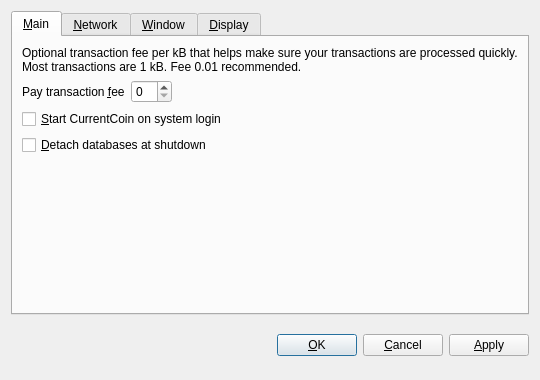
<?xml version="1.0" encoding="UTF-8"?>
<ui version="4.0">
 <class>OptionsDialog</class>
 <widget class="QDialog" name="OptionsDialog">
  <property name="geometry">
   <rect>
    <x>0</x>
    <y>0</y>
    <width>540</width>
    <height>380</height>
   </rect>
  </property>
  <property name="windowTitle">
   <string>Options</string>
  </property>
  <property name="modal">
   <bool>true</bool>
  </property>
  <layout class="QVBoxLayout" name="verticalLayout">
   <item>
    <widget class="QTabWidget" name="tabWidget">
     <property name="tabPosition">
      <enum>QTabWidget::North</enum>
     </property>
     <property name="currentIndex">
      <number>0</number>
     </property>
     <widget class="QWidget" name="tabMain">
      <attribute name="title">
       <string>&amp;Main</string>
      </attribute>
      <layout class="QVBoxLayout" name="verticalLayout_Main">
       <item>
        <widget class="QLabel" name="transactionFeeInfoLabel">
         <property name="text">
          <string>Optional transaction fee per kB that helps make sure your transactions are processed quickly. Most transactions are 1 kB. Fee 0.01 recommended.</string>
         </property>
         <property name="textFormat">
          <enum>Qt::PlainText</enum>
         </property>
         <property name="wordWrap">
          <bool>true</bool>
         </property>
        </widget>
       </item>
       <item>
        <layout class="QHBoxLayout" name="horizontalLayout_Main">
         <item>
          <widget class="QLabel" name="transactionFeeLabel">
           <property name="text">
            <string>Pay transaction &amp;fee</string>
           </property>
           <property name="textFormat">
            <enum>Qt::PlainText</enum>
           </property>
           <property name="buddy">
            <cstring>transactionFee</cstring>
           </property>
          </widget>
         </item>
         <item>
          <widget class="BitcoinAmountField" name="transactionFee"/>
         </item>
         <item>
          <spacer name="horizontalSpacer_Main">
           <property name="orientation">
            <enum>Qt::Horizontal</enum>
           </property>
           <property name="sizeHint" stdset="0">
            <size>
             <width>40</width>
             <height>20</height>
            </size>
           </property>
          </spacer>
         </item>
        </layout>
       </item>
       <item>
        <widget class="QCheckBox" name="bitcoinAtStartup">
         <property name="toolTip">
          <string>Automatically start CurrentCoin after logging in to the system.</string>
         </property>
         <property name="text">
          <string>&amp;Start CurrentCoin on system login</string>
         </property>
        </widget>
       </item>
       <item>
        <widget class="QCheckBox" name="detachDatabases">
         <property name="toolTip">
          <string>Detach block and address databases at shutdown. This means they can be moved to another data directory, but it slows down shutdown. The wallet is always detached.</string>
         </property>
         <property name="text">
          <string>&amp;Detach databases at shutdown</string>
         </property>
        </widget>
       </item>
       <item>
        <spacer name="verticalSpacer_Main">
         <property name="orientation">
          <enum>Qt::Vertical</enum>
         </property>
         <property name="sizeHint" stdset="0">
          <size>
           <width>20</width>
           <height>40</height>
          </size>
         </property>
        </spacer>
       </item>
      </layout>
     </widget>
     <widget class="QWidget" name="tabNetwork">
      <attribute name="title">
       <string>&amp;Network</string>
      </attribute>
      <layout class="QVBoxLayout" name="verticalLayout_Network">
       <item>
        <widget class="QCheckBox" name="mapPortUpnp">
         <property name="toolTip">
          <string>Automatically open the CurrentCoin client port on the router. This only works when your router supports UPnP and it is enabled.</string>
         </property>
         <property name="text">
          <string>Map port using &amp;UPnP</string>
         </property>
        </widget>
       </item>
       <item>
        <widget class="QCheckBox" name="connectSocks">
         <property name="toolTip">
          <string>Connect to the CurrentCoin network through a SOCKS proxy (e.g. when connecting through Tor).</string>
         </property>
         <property name="text">
          <string>&amp;Connect through SOCKS proxy:</string>
         </property>
        </widget>
       </item>
       <item>
        <layout class="QHBoxLayout" name="horizontalLayout_Network">
         <item>
          <widget class="QLabel" name="proxyIpLabel">
           <property name="text">
            <string>Proxy &amp;IP:</string>
           </property>
           <property name="textFormat">
            <enum>Qt::PlainText</enum>
           </property>
           <property name="buddy">
            <cstring>proxyIp</cstring>
           </property>
          </widget>
         </item>
         <item>
          <widget class="QValidatedLineEdit" name="proxyIp">
           <property name="maximumSize">
            <size>
             <width>140</width>
             <height>16777215</height>
            </size>
           </property>
           <property name="toolTip">
            <string>IP address of the proxy (e.g. 127.0.0.1)</string>
           </property>
          </widget>
         </item>
         <item>
          <widget class="QLabel" name="proxyPortLabel">
           <property name="text">
            <string>&amp;Port:</string>
           </property>
           <property name="textFormat">
            <enum>Qt::PlainText</enum>
           </property>
           <property name="buddy">
            <cstring>proxyPort</cstring>
           </property>
          </widget>
         </item>
         <item>
          <widget class="QLineEdit" name="proxyPort">
           <property name="maximumSize">
            <size>
             <width>55</width>
             <height>16777215</height>
            </size>
           </property>
           <property name="toolTip">
            <string>Port of the proxy (e.g. 9050)</string>
           </property>
          </widget>
         </item>
         <item>
          <widget class="QLabel" name="socksVersionLabel">
           <property name="text">
            <string>SOCKS &amp;Version:</string>
           </property>
           <property name="textFormat">
            <enum>Qt::PlainText</enum>
           </property>
           <property name="buddy">
            <cstring>socksVersion</cstring>
           </property>
          </widget>
         </item>
         <item>
          <widget class="QValueComboBox" name="socksVersion">
           <property name="toolTip">
            <string>SOCKS version of the proxy (e.g. 5)</string>
           </property>
          </widget>
         </item>
         <item>
          <spacer name="horizontalSpacer_Network">
           <property name="orientation">
            <enum>Qt::Horizontal</enum>
           </property>
           <property name="sizeHint" stdset="0">
            <size>
             <width>40</width>
             <height>20</height>
            </size>
           </property>
          </spacer>
         </item>
        </layout>
       </item>
       <item>
        <spacer name="verticalSpacer_Network">
         <property name="orientation">
          <enum>Qt::Vertical</enum>
         </property>
         <property name="sizeHint" stdset="0">
          <size>
           <width>20</width>
           <height>40</height>
          </size>
         </property>
        </spacer>
       </item>
      </layout>
     </widget>
     <widget class="QWidget" name="tabWindow">
      <attribute name="title">
       <string>&amp;Window</string>
      </attribute>
      <layout class="QVBoxLayout" name="verticalLayout_Window">
       <item>
        <widget class="QCheckBox" name="minimizeToTray">
         <property name="toolTip">
          <string>Show only a tray icon after minimizing the window.</string>
         </property>
         <property name="text">
          <string>&amp;Minimize to the tray instead of the taskbar</string>
         </property>
        </widget>
       </item>
       <item>
        <widget class="QCheckBox" name="minimizeOnClose">
         <property name="toolTip">
          <string>Minimize instead of exit the application when the window is closed. When this option is enabled, the application will be closed only after selecting Quit in the menu.</string>
         </property>
         <property name="text">
          <string>M&amp;inimize on close</string>
         </property>
        </widget>
       </item>
       <item>
        <spacer name="verticalSpacer_Window">
         <property name="orientation">
          <enum>Qt::Vertical</enum>
         </property>
         <property name="sizeHint" stdset="0">
          <size>
           <width>20</width>
           <height>40</height>
          </size>
         </property>
        </spacer>
       </item>
      </layout>
     </widget>
     <widget class="QWidget" name="tabDisplay">
      <attribute name="title">
       <string>&amp;Display</string>
      </attribute>
      <layout class="QVBoxLayout" name="verticalLayout_Display">
       <item>
        <layout class="QHBoxLayout" name="horizontalLayout_1_Display">
         <item>
          <widget class="QLabel" name="langLabel">
           <property name="text">
            <string>User Interface &amp;language:</string>
           </property>
           <property name="textFormat">
            <enum>Qt::PlainText</enum>
           </property>
           <property name="buddy">
            <cstring>lang</cstring>
           </property>
          </widget>
         </item>
         <item>
          <widget class="QValueComboBox" name="lang">
           <property name="toolTip">
            <string>The user interface language can be set here. This setting will take effect after restarting CurrentCoin.</string>
           </property>
          </widget>
         </item>
        </layout>
       </item>
       <item>
        <layout class="QHBoxLayout" name="horizontalLayout_2_Display">
         <item>
          <widget class="QLabel" name="unitLabel">
           <property name="text">
            <string>&amp;Unit to show amounts in:</string>
           </property>
           <property name="textFormat">
            <enum>Qt::PlainText</enum>
           </property>
           <property name="buddy">
            <cstring>unit</cstring>
           </property>
          </widget>
         </item>
         <item>
          <widget class="QValueComboBox" name="unit">
           <property name="toolTip">
            <string>Choose the default subdivision unit to show in the interface and when sending coins.</string>
           </property>
          </widget>
         </item>
        </layout>
       </item>
       <item>
        <widget class="QCheckBox" name="displayAddresses">
         <property name="toolTip">
          <string>Whether to show CurrentCoin addresses in the transaction list or not.</string>
         </property>
         <property name="text">
          <string>&amp;Display addresses in transaction list</string>
         </property>
        </widget>
       </item>
       <item>
        <widget class="QCheckBox" name="coinControlFeatures">
         <property name="toolTip">
          <string>Whether to show coin control features or not.</string>
         </property>
         <property name="text">
          <string>Display coin &amp;control features (experts only!)</string>
         </property>
        </widget>
       </item>
       <item>
        <spacer name="verticalSpacer_Display">
         <property name="orientation">
          <enum>Qt::Vertical</enum>
         </property>
         <property name="sizeHint" stdset="0">
          <size>
           <width>20</width>
           <height>40</height>
          </size>
         </property>
        </spacer>
       </item>
      </layout>
     </widget>
    </widget>
   </item>
   <item>
    <layout class="QHBoxLayout" name="horizontalLayout_Buttons">
     <item>
      <spacer name="horizontalSpacer_1">
       <property name="orientation">
        <enum>Qt::Horizontal</enum>
       </property>
       <property name="sizeHint" stdset="0">
        <size>
         <width>40</width>
         <height>48</height>
        </size>
       </property>
      </spacer>
     </item>
     <item>
      <widget class="QLabel" name="statusLabel">
       <property name="font">
        <font>
         <weight>75</weight>
         <bold>true</bold>
        </font>
       </property>
       <property name="text">
        <string/>
       </property>
       <property name="textFormat">
        <enum>Qt::PlainText</enum>
       </property>
       <property name="wordWrap">
        <bool>true</bool>
       </property>
      </widget>
     </item>
     <item>
      <spacer name="horizontalSpacer_2">
       <property name="orientation">
        <enum>Qt::Horizontal</enum>
       </property>
       <property name="sizeHint" stdset="0">
        <size>
         <width>40</width>
         <height>48</height>
        </size>
       </property>
      </spacer>
     </item>
     <item>
      <widget class="QPushButton" name="okButton">
       <property name="text">
        <string>&amp;OK</string>
       </property>
      </widget>
     </item>
     <item>
      <widget class="QPushButton" name="cancelButton">
       <property name="text">
        <string>&amp;Cancel</string>
       </property>
       <property name="autoDefault">
        <bool>false</bool>
       </property>
      </widget>
     </item>
     <item>
      <widget class="QPushButton" name="applyButton">
       <property name="text">
        <string>&amp;Apply</string>
       </property>
       <property name="autoDefault">
        <bool>false</bool>
       </property>
      </widget>
     </item>
    </layout>
   </item>
  </layout>
 </widget>
 <customwidgets>
  <customwidget>
   <class>BitcoinAmountField</class>
   <extends>QSpinBox</extends>
   <header>bitcoinamountfield.h</header>
  </customwidget>
  <customwidget>
   <class>QValueComboBox</class>
   <extends>QComboBox</extends>
   <header>qvaluecombobox.h</header>
  </customwidget>
  <customwidget>
   <class>QValidatedLineEdit</class>
   <extends>QLineEdit</extends>
   <header>qvalidatedlineedit.h</header>
  </customwidget>
 </customwidgets>
 <resources/>
 <connections/>
</ui>
